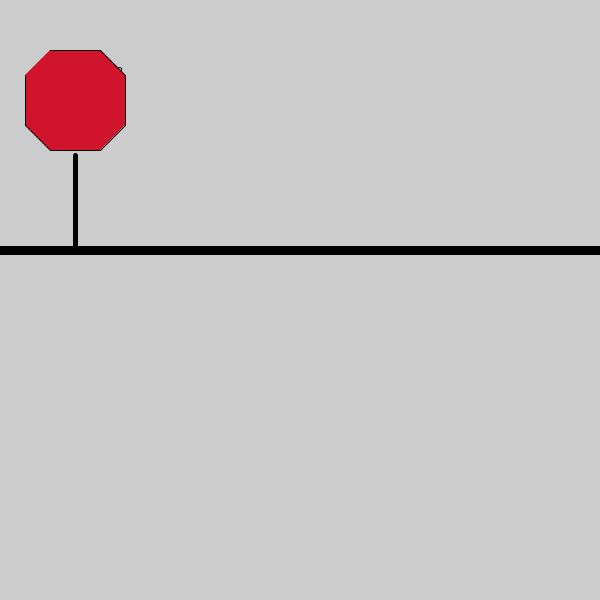
Frame 1 (no input)
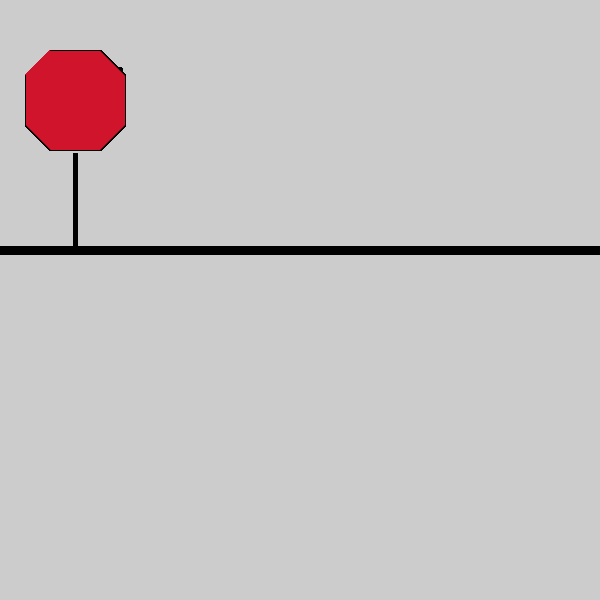
Frame 60 (the mouse pressed at the canvas centre just before this capture)
Frame 120 (the mouse held since frame 60 and released just before this capture): identical to frame 60, image omitted

The Processing sketch that drew these frames (run headless with seeded random() and noise(); from frame 60 on, the mouse is pressed at the canvas centre):

// Processing sketch: apcsa
// ── apcsa.pde
void setup() {
  size(600, 600);
}

void draw() {
 stopSign();
 stopStick();
 crossLine();
}

void stopSign() {
  
  //Text
  fill(0, 0, 0);
  text("STOP", 95, 75 );
  strokeWeight(1);
  fill(207, 20, 43);
  beginShape();
  vertex(50, 50); // top-left
  vertex(100, 50); // top-right
  vertex(125, 75); // right-top
  vertex(125, 125); // right-bottom
  vertex(100, 150); // bottom-right
  vertex(50, 150); // bottom-left
  vertex(25, 125); // 
  vertex(25, 75); //top-left
  endShape();
}

void stopStick(){
  //stroke(165,42,42); //to change the color of the line
  strokeWeight(5); // increases the thickness of the line
  line(75, 250, 75, 155);
}

void crossLine() {
  size(600, 600);
  strokeWeight(9); // increases the thickness of the line
  line(0, 250, 600, 250); // (the first point, in charge of the orientation)
}
